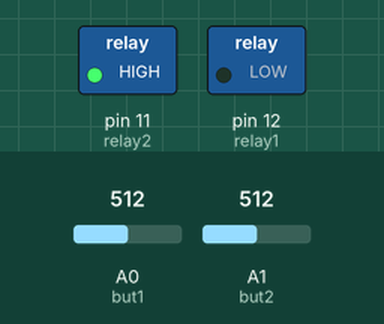
The sketch below on a simulated Arduino Uno, built with avr-gcc and run on an emulated ATmega328P. On the bench: switched loads named in the sketch (green lamp = pin HIGH). The inputs (shaded band) are chosen by the test bench; at power-on: A0 (but1) = 512, A1 (but2) = 512. What the sketch prints to the serial monitor is not drawn.

Above: at 0.7 s.
Timing chart, 0 to 20.0 s (numbered marks = the images above):
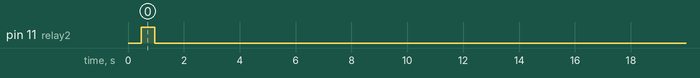

Measured:
- by itself, pin 11 (relay2): HIGH → LOW at 0.95 s
- by itself, everything shown: repeats every 30.0 s, in 4 steps

The sketch:

UFLamp.ino
```cpp
int relay1 = 12; // UF VD1
int relay2 = 11; // UF VD2
int but1 = A0; //3 ButtonGroup№1
int but2 = A1; //3 ButtonGroup№2
int r1=0; // flag state relay1
int r2=0; // flag state relay2
unsigned long timer =0; // primety timer
unsigned long pause1 = 0; // pause  Reley1
unsigned long premillis1 = 0; // secondery timer 1
unsigned long pause2 = 0;// pause  Reley2
unsigned long premillis2 = 0; // secondery timer 2
int but1State = 0; // Value analogread A0
int but2State = 0; // Value analogread A1

void setup() {
  Serial.begin(9600);
  Serial.println("             __________________________________");
  Serial.println("            |*********UF_Lamp V_0.0.3**********|");
  Serial.println("            |Creator of the project @___GHR___@|");
  Serial.println("            |Contact  email  freegenrih@mail.ru|");
  Serial.println("            |__________________________________|");
  Serial.println("//-----------------------debug mode-----------------------------//");
  Serial.println("// (Rx_ON : Xt || time : Xtime) == (Rx_OFF : Xt || time : Xtime)//");
  Serial.println("//-------if(Xtime Rx_ON==Xtime Rx_OFF){GOOD}--Else {BAD}--------//");
  Serial.println("//--------------------------------------------------------------//");


  pinMode(relay1, OUTPUT); // set mode pin in out
  pinMode(relay2, OUTPUT); // set mode pin in out
  digitalWrite(relay1,HIGH); // OFF Relay1 (invers ON/OFF )
  digitalWrite(relay2,HIGH); // OFF Relay2 (invers ON/OFF )
}

void loop() {
  but1State=analogRead(but1); // Read state 3 ButtonGroup№1
  but2State=analogRead(but2); // Read state 3 ButtonGroup№2
  timer=millis(); // initialise timer

if (but1State>500 && but1State<550 && r1==0){
   digitalWrite(relay1,LOW); // ON Relay1
   pause1=30000; // set pause ON Reley1 30 sec.
   r1=1; // update state flag (no repeat push button)
   premillis1=millis(); // update (write in) premillis1 this time
   Serial.print("R1_ON : ");
   Serial.print(pause1/1000);
   Serial.print(" || time : ");
   Serial.println(premillis1/1000);
   delay(450); // small pause touch button
}
else{}

if (but1State>660 && but1State<690 && r1==0){
   digitalWrite(relay1,LOW);
   pause1=60000;
   r1=1;
   premillis1=millis();
   Serial.print("R1_ON : ");
   Serial.print(pause1/1000);
   Serial.print(" || time : ");
   Serial.println(premillis1/1000);
   delay(450);
}
else{}

if (but1State>750 && but1State<790 && r1==0){
   digitalWrite(relay1,LOW);
   pause1=120000;
   r1=1;
   premillis1=millis();
   Serial.print("R1_ON : ");
   Serial.print(pause1/1000);
   Serial.print(" || time : ");
   Serial.println(premillis1/1000);
   delay(450);
}
else{}

if (but2State>500 && but2State<550 && r2==0){
   digitalWrite(relay2,LOW);
   pause2=30000;
   r2=1;
   premillis2=millis();
   Serial.print("R2_ON : ");
   Serial.print(pause2/1000);
   Serial.print(" || time : ");
   Serial.println(premillis2/1000);
   delay(450);
}
else{}

if (but2State>660 && but2State<690 && r2==0){
   digitalWrite(relay2,LOW);
   pause2=60000;
   r2=1;
   premillis2=millis();
   Serial.print("R2_ON : ");
   Serial.print(pause2/1000);
   Serial.print(" || time : ");
   Serial.println(premillis2/1000);
   delay(450);
}
else{}

if (but2State>750 && but2State<790 && r2==0){
   digitalWrite(relay2,LOW);
   pause2=120000;
   r2=1;
   premillis2=millis();
   Serial.print("R2_ON : ");
   Serial.print(pause2/1000);
   Serial.print(" || time : ");
   Serial.println(premillis2/1000);
   delay(450);
  }
else{}
if (timer- premillis1>pause1&&r1==1){
   digitalWrite(relay1,HIGH);
   r1=0;
   Serial.print("R1_OFF: ");
   Serial.print(pause1/1000);
   Serial.print(" || time : ");
   Serial.println((timer-pause1)/1000);
   pause1=0;
  }
else{}

if (timer- premillis2>pause2&&r2==1){
   digitalWrite(relay2,HIGH);
   r2=0;
   Serial.print("R2_OFF: ");
   Serial.print(pause2/1000);
   Serial.print(" || time : ");
   Serial.println((timer-pause2)/1000);
   pause2=0;
  }
else{}
}
```
